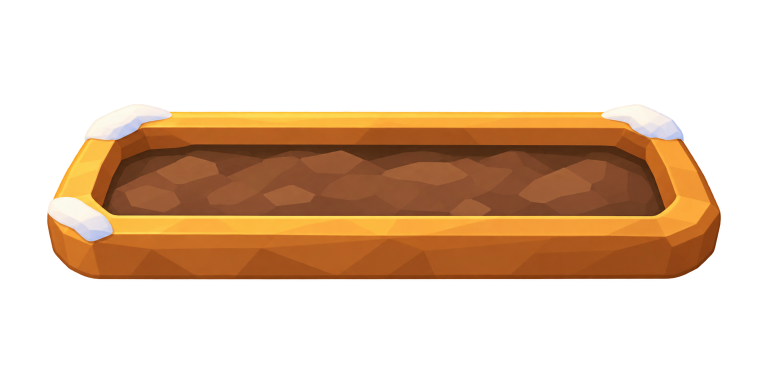
#> input picture design/art/winter-garden-beds-v1/bed-winter-dry.png, 1536 x 768 px (shown at 1/2 size)
$ python -i package.py   (imports and definitions only)
#> lines starting #> are read from the running program, lines starting #| are printed output that depends on the picture
# -*- coding: utf-8 -*-
from pathlib import Path
from PIL import Image,ImageDraw,ImageFont,ImageChops
import json,shutil
P=Path(__file__).resolve().parent;R=P.parent.parent
# [1 line that did not run here, left out]
checks={}
def fit(path):
 im=Image.open(path).convert('RGBA');b=im.getchannel('A').point(lambda v:255 if v>128 else 0).getbbox();assert b
 im=im.crop((max(0,b[0]-8),max(0,b[1]-8),min(im.width,b[2]+8),min(im.height,b[3]+8)))
 scale=min(1360/im.width,540/im.height);im=im.resize((round(im.width*scale),round(im.height*scale)),Image.Resampling.LANCZOS)
 out=Image.new('RGBA',(1536,768));out.alpha_composite(im,((1536-im.width)//2,(768-im.height)//2));return out
# [8 lines not run here, left out]
font=ImageFont.truetype(str(R/'outputs/hive-run/assets/Nunito-ExtraBold.ttf'),26)
small=ImageFont.truetype(str(R/'outputs/hive-run/assets/Nunito-Bold.ttf'),20)
board=Image.new('RGB',(1600,1170),'#FFF6E3');d=ImageDraw.Draw(board)
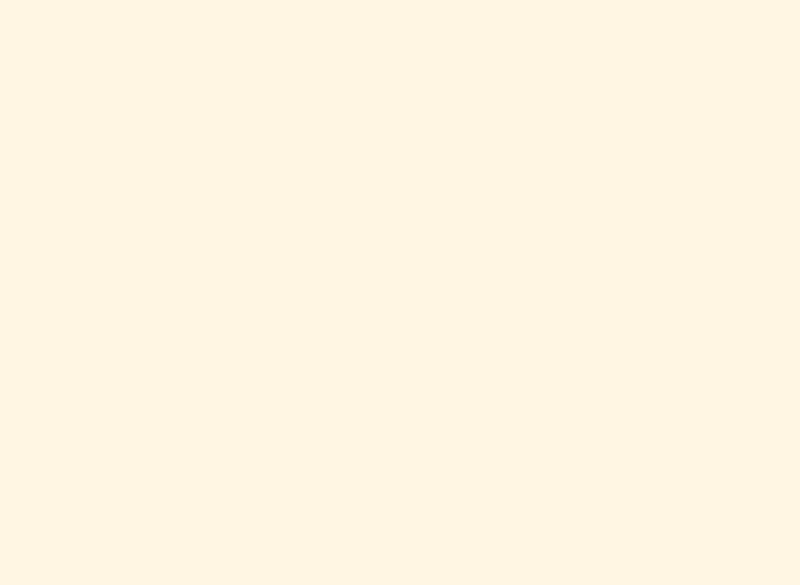
#> board: PIL image 1600x1170 RGB (shown at 1/2 size); mean R, G, B 255, 246, 227
# [1 line not run here, left out]
repo=Path('/Users/oleksandrzabolotnyi/buzzle')
items=[(repo/'assets/art/env/bed_dry.webp','Текущая / сухая'),(P/'bed-winter-dry.png','Зимняя / сухая'),(repo/'assets/art/env/bed_wet.webp','Текущая / политая'),(P/'bed-winter-wet.png','Зимняя / политая')]
# [33 lines not run here, left out]

>>> result = fit('bed-winter-dry.png')
#> in fit, im is the input picture: PIL image 1536x768 RGBA; mean R, G, B, A 65.5, 40.5, 18.5, 91.4
#> in fit, `b = im.getchannel('A').point(lambda v: 255 if v > 128 else 0).getbbox(`: b = (95, 208, 1441, 559)
#> in fit, `im=im.crop((max(0,b[0]-8),max(0,b[1]-8),min(im.width,b[2]+8),min(im.he..`:
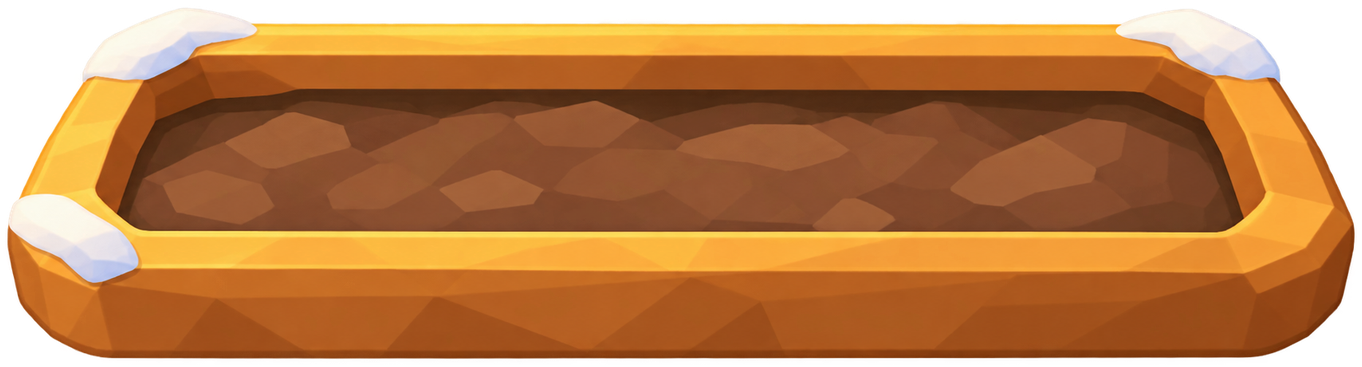
#> im: PIL image 1362x367 RGBA; mean R, G, B, A 154.5, 95.5, 43.5, 215.7; transparent parts drawn white
#> in fit, `out = Image.new('RGBA', (1536, 768))`: out: PIL image 1536x768 RGBA; every value is 0
